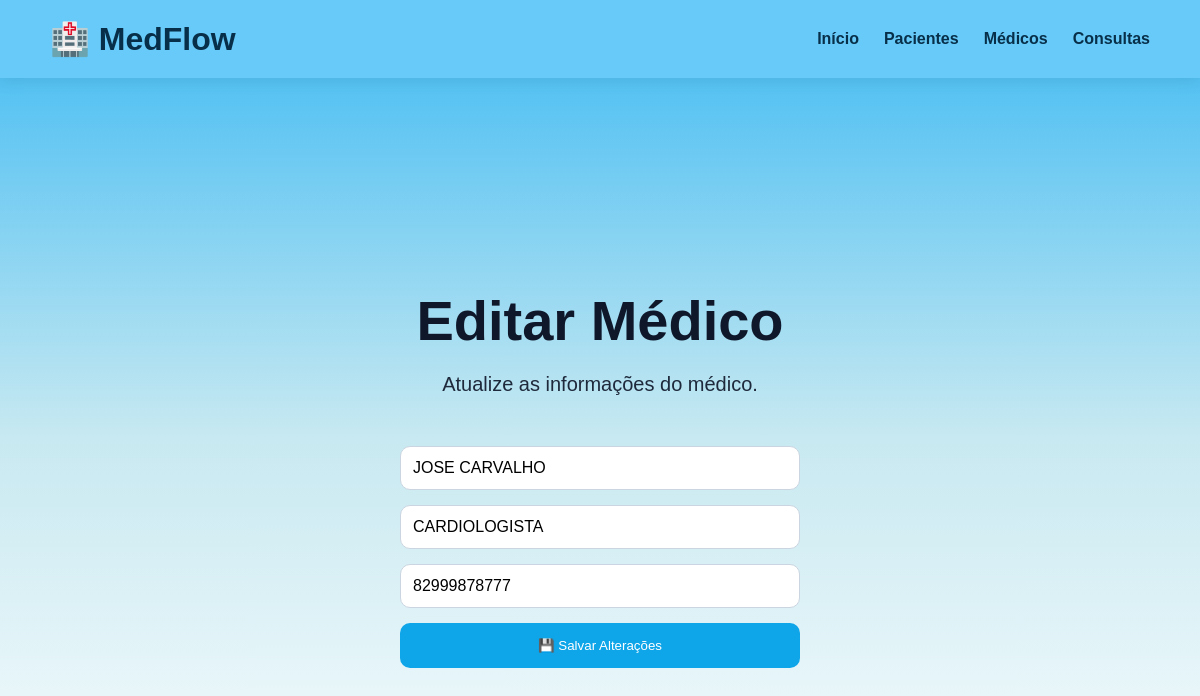
/editar-medico/3, run on an earlier commit of the app's database.
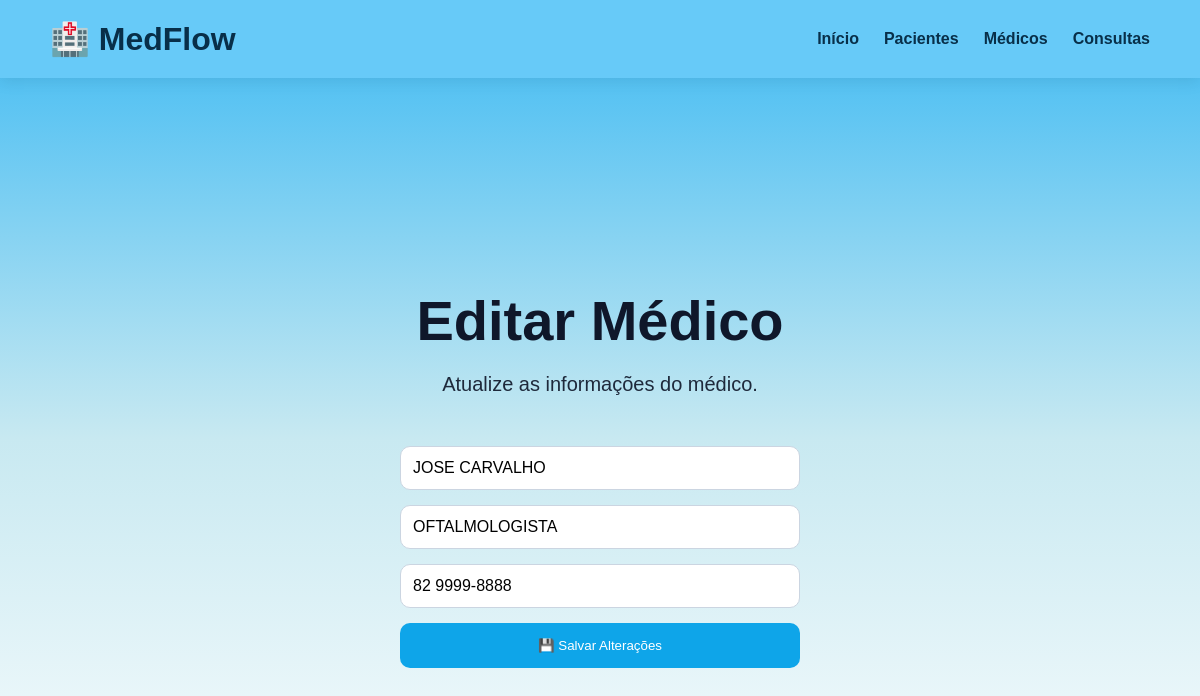
And on a later commit of the database.
### tables this page shows
CREATE TABLE medicos (
                   id INTEGER PRIMARY KEY AUTOINCREMENT,
                   nome TEXT NOT NULL,
                   especialidade TEXT NOT NULL,
                   telefone TEXT NOT NULL
                   );

### app.py (the view, shortened to what this page needs)
@app.route("/editar-medico/<int:id>", methods=["GET", "POST"])
def editar_medico(id):
    conexao = conectar()
    cursor = conexao.cursor()
    cursor.execute("SELECT * FROM medicos WHERE id = ?", (id,))
    medico = cursor.fetchone()
    conexao.close()
    return render_template(
        "editar_medico.html",
        medico=medico
    )

### database/conexao.py (called while the page is built)
def conectar():
    conexao = sqlite3.connect('medflow.db')
    return conexao

### templates/editar_medico.html (shortened to what this page needs)
<!DOCTYPE html>
<html lang="pt-br">
<head>
    <link rel="stylesheet" href="{{ url_for('static', filename='css/style.css') }}">
</head>
<body>
    <nav class="navbar">
        <div class="logo">🏥 MedFlow</div>
        <div class="menu">
            <a href="/">Início</a>
            <a href="/pacientes">Pacientes</a>
            <a href="/medicos">Médicos</a>
            <a href="/consultas">Consultas</a>
        </div>
    </nav>
    <section class="hero">
        <h1>Editar Médico</h1>
        <p>Atualize as informações do médico.</p>
        <form method="POST" class="formulario">
            <input
                type="text"
                name="nome"
                value="{{medico[1] }}"
            >
            <input
                type="text"
                name="especialidade"
                value="{{medico[2] }}"
            >
            <input
                type="text"
                name="telefone"
                value="{{medico[3] }}"
            >
            <button type="submit" class="btn">
                💾 Salvar Alterações
            </button>
        </form>
    </section>
</body>
</html>

What changed in the data, as far as the page shows it:
changed medicos "JOSE CARVALHO": especialidade "CARDIOLOGISTA" → "OFTALMOLOGISTA"; telefone "82999878777" → "82 9999-8888"
